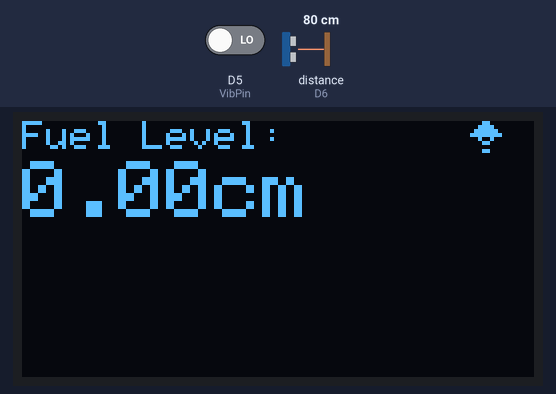
The sketch below on a simulated ESP8266 (NodeMCU). Parts: 128×64 one-colour display. Wiring (inferred from the names in the program): ultrasonic range finder: trigger D7; echo D6. The test bench sets the inputs (shaded band); at power-on: distance to the obstacle (sensor on D6) 80 cm, D5 (VibPin) LOW. The echo pulse lasts 58.3 µs per cm; what the sketch prints to the serial monitor is not drawn.

Above: at 2.2 s.
2.3 s: distance to the obstacle (sensor on D6) set to 2 cm
At 3.1 s:
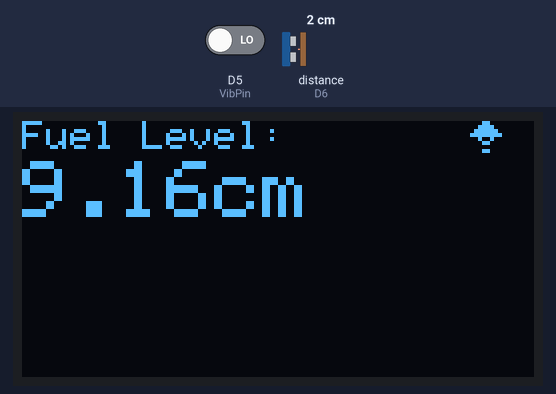
3.8 s: distance to the obstacle (sensor on D6) set to 4 cm
At 4.3 s:
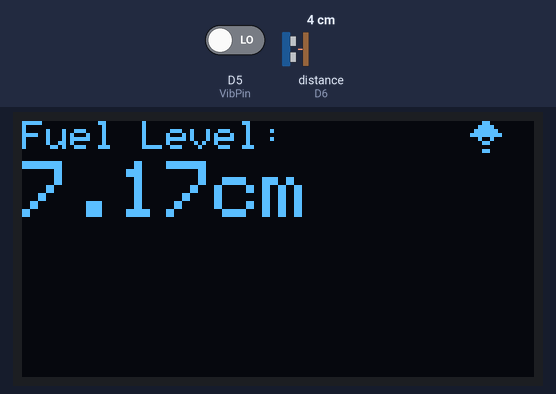
7.0 s: distance to the obstacle (sensor on D6) set to 9 cm
At 7.9 s:
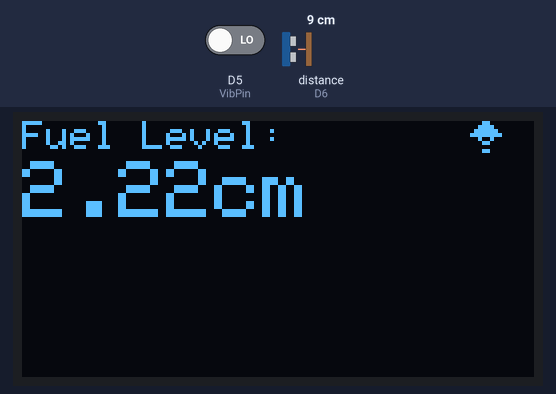
Timing chart, 0 to 9.7 s (numbered marks = the images above; inputs shaded):
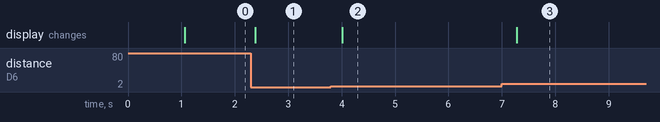

The sketch:

FTD.ino
```cpp
#include <Adafruit_GFX.h>
#include <Adafruit_SSD1306.h>

/* Define the names for ESP8266 pin for HC-SR04*/
#define trigger_pin D7 // trig from the ultrasonic sensor
#define Echo_pin    D6 // Echo form the ultrosonic sensor
#define VibPin      D5 // Dout from the vibration  sensor, pin is configures as interrups as well


// screen dimesnions
#define SCREEN_WIDTH    128
#define SCREEN_HEIGHT   64
#define SOUND_VELOCITY  0.034
#define CM_TO_INCH      0.393701
#define max_tank_height 11.15 // in cm
#define threshold       5 // in cm


float CFL;        // current fuel level
float PFL;        // pervious fuel level
bool vibration;   // check if the system have any unusual vibration
bool theftStatus; // goes high if theft is detected

// wifi Icons
const unsigned char wifiBitmap[] PROGMEM = {
  0b00011000,
  0b00111100,
  0b01111110,
  0b11111111,
  0b00100100,
  0b00011000,
  0b00000000,
  0b00011000
};

Adafruit_SSD1306 display = Adafruit_SSD1306(128, 64, &Wire, -1);
float currentFuelLevel(int trigPin, int EchoPin,float v, float l);


void setup() {
 //pin directions
  pinMode(trigger_pin, OUTPUT);
  pinMode(Echo_pin, INPUT);
  pinMode(VibPin,INPUT);

  // initialize the uart communication and i2c LCD
  Serial.begin(9600);
  if(!display.begin(SSD1306_SWITCHCAPVCC, 0x3C)) {
    Serial.println(F("SSD1306 allocation failed"));
    for(;;);
  }
    delay(1000);
  display.clearDisplay();
  display.setTextColor(WHITE);
  display.drawBitmap(SCREEN_WIDTH - 16, 0, wifiBitmap, 8, 8, WHITE);

attachInterrupt(digitalPinToInterrupt(VibPin), CheckForTheft, RISING);
}

void loop() {


display.fillRect(0, 10, 128, 16, BLACK);
display.setCursor(0,0);
display.setTextSize(1);
PFL = currentFuelLevel(trigger_pin,Echo_pin,SOUND_VELOCITY,max_tank_height);
if (PFL < 0) PFL = 0;
Serial.println(PFL);
// vibration = digitalRead(VibPin);
// Serial.println(vibration);
Serial.println(theftStatus);
 //writing to the OLED
  display.setTextSize(1);
  display.setCursor(0,0);
  display.print("Fuel Level: ");
  display.setTextSize(2);
  display.setCursor(0,10);
  display.print(PFL);
  display.setTextSize(2);
  display.print("cm");
  Serial.println();
  display.display();
  delay(300);
}


ICACHE_RAM_ATTR void CheckForTheft()
{
  // This ISR check for the current fuel level and matches it with the fuel threshold to
  // detect the potential theft
  Serial.println("From ISR");
  CFL = currentFuelLevel(trigger_pin, Echo_pin, SOUND_VELOCITY, max_tank_height);
if (CFL <= 0) CFL = 0;  // Ensure CFL doesn't go below 0
if (PFL == 0 && CFL == 0) {
    theftStatus = LOW;  // Tank is empty, no theft detected
}
else if (PFL > 0 && CFL == 0 && PFL > threshold) {
    theftStatus = HIGH;  // Significant drop to zero, likely theft
}
else if (PFL - CFL > threshold) {
    theftStatus = HIGH;  // Large decrease in fuel, likely theft
}
else if (PFL <= threshold && CFL <= threshold && CFL > 0) {
    theftStatus = LOW;  // Low fuel level, but no sudden drop, no theft
}
else {
    theftStatus = LOW;  // Default case, no theft detected
}}

float currentFuelLevel(int trigPin, int EchoPin,float v, float l){
  // INPUTs:
  //   trigPin: trigger pin attached to ultrasonic
  //   EchoPin: Echo pin attach to  ultrasonic
  //   v: velocity of sound
  //   l: maximum height of the fuel tank
  //OUTPUTS:
  //   fuelLevel: fuel level of the tank

  float fuelLevel;
  long duration;
  digitalWrite(trigPin, LOW); //set trigger signal low for 2us
  delayMicroseconds(2);
  /*send 10 microsecond pulse to trigger pin of HC-SR04 */
  digitalWrite(trigPin, HIGH);  // make trigger pin active high
  delayMicroseconds(10);            // wait for 10 microseconds
  digitalWrite(trigPin, LOW);   // make trigger pin active low
  /*Measure the Echo output signal duration or pulss width */
  duration = pulseIn(EchoPin, HIGH); // save time duration value in "duration variable
  fuelLevel = max_tank_height -  duration * v/2;
  return fuelLevel;
}
```

Measured:
- after the input at 2.3 s, the display: changes after 0.08 s (image 1)
- after the input at 3.8 s, the display: changes after 0.21 s (image 2)
- after the input at 7.0 s, the display: changes after 0.28 s (image 3)
